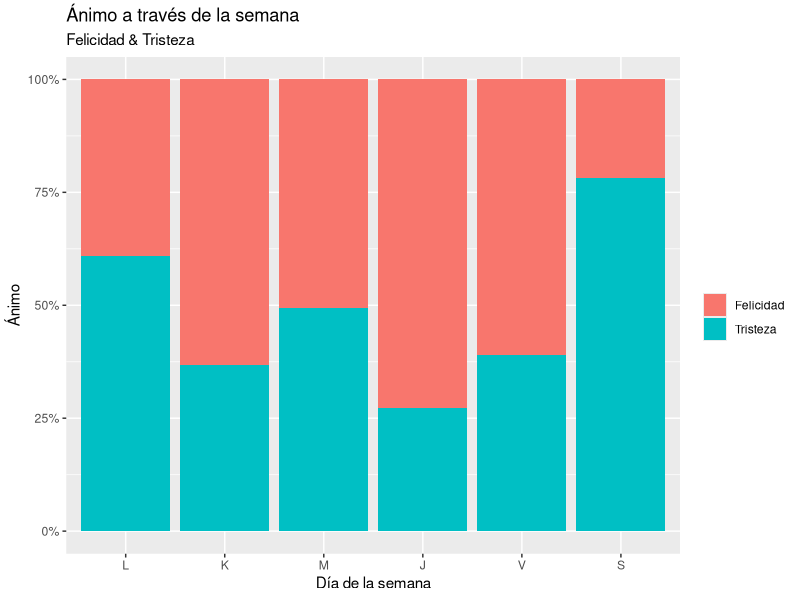
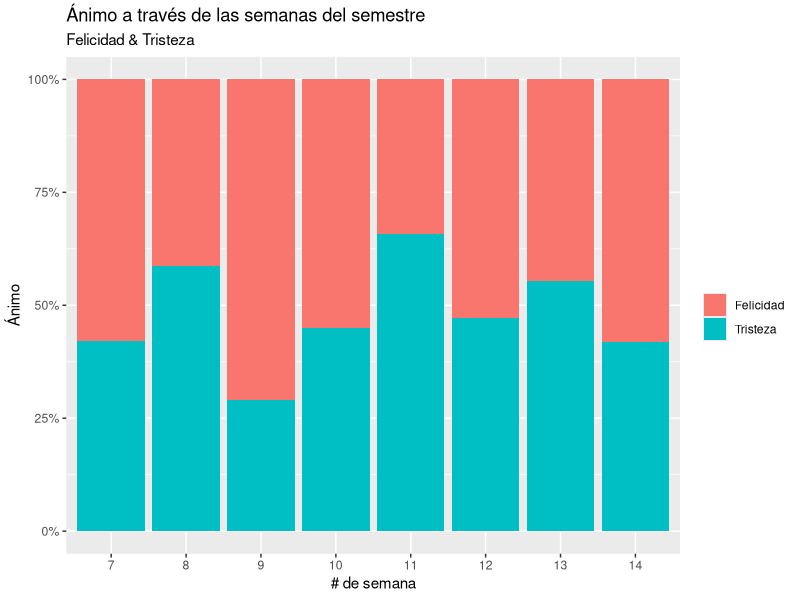
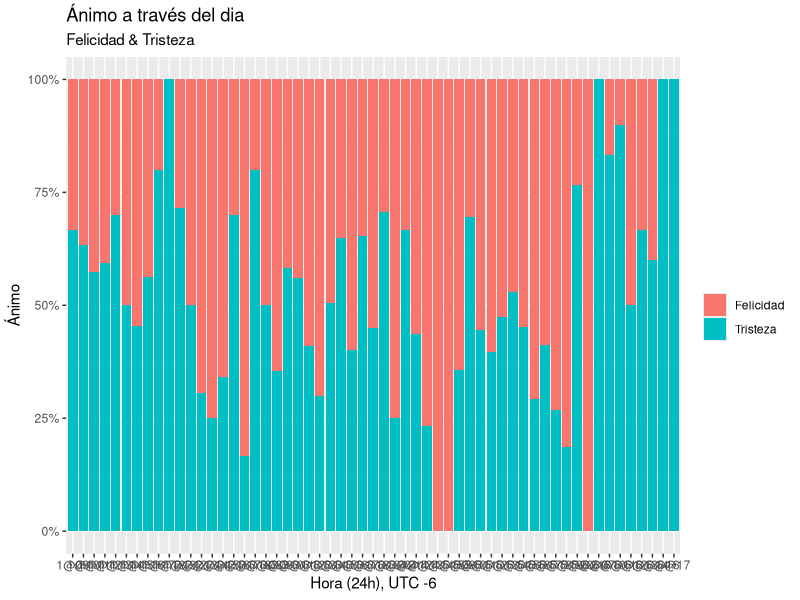

The R script that drew these images, in order: (Note: this script raises an error after producing the figures.)
getwd()
# Deberia ser directorio del proyecto

# ===================
#   Setup datos
# ===================
data <- read.table("data.csv", header = TRUE, sep=",")
data$date_parsed <- as.Date(data$date, format = "%m/%d/%Y %R")
data$class_week <- as.integer(strftime(data$date_parsed, format = "%V")) - 30
data$week_day <- as.integer(strftime(data$date_parsed, format = "%u"))
data$hour <- as.integer(format(strptime(data$date, "%m/%d/%Y %R"), "%H"))
data$day_hour <- format(strptime(data$date, "%m/%d/%Y %R"), "%u@%H")


# ===================
#   Setup graficos
# ===================
library(ggplot2)

# Por dia de la semana
pwd <- ggplot(data = data, 
            mapping =  aes(x = factor(week_day, labels = c("L", "K", "M", "J", "V", "S")),
                           fill = factor(happy, labels = c("Felicidad", "Tristeza")),  label = "count"))

# Por semana del año
pw <- ggplot(data = data, 
              mapping =  aes(x = factor(class_week), fill = factor(happy, labels = c("Felicidad", "Tristeza")),  label = "count"))

# Por hora del dia
ph <- ggplot(data = data, 
             mapping =  aes(x = factor(hour), fill = factor(happy, labels = c("Felicidad", "Tristeza")),  label = "count"))

# Por hora del dia y dia de la semana
pwh <- ggplot(data = data, 
             mapping =  aes(x = factor(day_hour), fill = factor(happy, labels = c("Felicidad", "Tristeza")),  label = "count"))

# ===================
#      Graficos
# ===================

# Felicidad por dia de la semana
pwd + scale_y_continuous(labels = scales::percent) +
  geom_bar(position = "fill", stat = "count") + 
  labs (
    title = "Ánimo a través de la semana",
    fill = "",
    x = "Día de la semana",
    y = "Ánimo",
    subtitle = "Felicidad & Tristeza"
  )

# Felicidad por semana del año
pw + scale_y_continuous(labels = scales::percent) +
  geom_bar(position = "fill", stat = "count") + 
  labs (
    title = "Ánimo a través de las semanas del semestre",
    fill = "",
    x = "# de semana",
    y = "Ánimo",
    subtitle = "Felicidad & Tristeza"
  )

# Felicidad por hora
pwh + scale_y_continuous(labels = scales::percent) +
  geom_bar(position = "fill", stat = "count") + 
  labs (
    title = "Ánimo a través del dia",
    fill = "",
    x = "Hora (24h), UTC -6",
    y = "Ánimo",
    subtitle = "Felicidad & Tristeza"
  )



# ==================
#     Ejemplos
# ==================

#stack
p + geom_bar(position = "stack", stat = "count") 

#dodge
p + geom_bar(position = "dodge", stat = "count") 

#fill
p +  geom_bar(position = "fill", stat = "count") 
